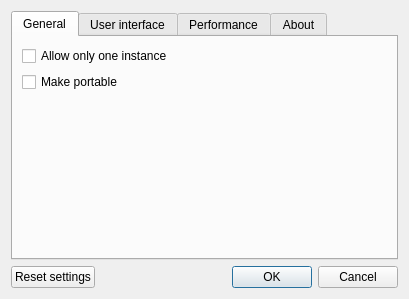
<?xml version="1.0" encoding="UTF-8"?>
<ui version="4.0">
 <class>SettingsDialog</class>
 <widget class="QDialog" name="SettingsDialog">
  <property name="geometry">
   <rect>
    <x>0</x>
    <y>0</y>
    <width>409</width>
    <height>299</height>
   </rect>
  </property>
  <property name="windowTitle">
   <string>Settings</string>
  </property>
  <layout class="QVBoxLayout" name="verticalLayout">
   <item>
    <widget class="QTabWidget" name="tabWidget">
     <property name="currentIndex">
      <number>0</number>
     </property>
     <widget class="QWidget" name="tab">
      <attribute name="title">
       <string>General</string>
      </attribute>
      <layout class="QVBoxLayout" name="verticalLayout_5">
       <item>
        <widget class="QCheckBox" name="instanceBox">
         <property name="toolTip">
          <string>When you try to open application again, only new window will be created. </string>
         </property>
         <property name="text">
          <string>Allow only one instance</string>
         </property>
        </widget>
       </item>
       <item>
        <widget class="QCheckBox" name="portableBox">
         <property name="toolTip">
          <string>Make application portable - save all settings and session files into same directory as the binary.
Handy for USB flash drives.</string>
         </property>
         <property name="text">
          <string>Make portable</string>
         </property>
        </widget>
       </item>
       <item>
        <spacer name="verticalSpacer_7">
         <property name="orientation">
          <enum>Qt::Vertical</enum>
         </property>
         <property name="sizeHint" stdset="0">
          <size>
           <width>20</width>
           <height>151</height>
          </size>
         </property>
        </spacer>
       </item>
      </layout>
      <zorder>portableBox</zorder>
      <zorder>instanceBox</zorder>
     </widget>
     <widget class="QWidget" name="tab_4">
      <attribute name="title">
       <string>User interface</string>
      </attribute>
      <layout class="QVBoxLayout" name="verticalLayout_4">
       <item>
        <widget class="QGroupBox" name="groupBox">
         <property name="title">
          <string>Language</string>
         </property>
         <layout class="QVBoxLayout" name="verticalLayout_2">
          <item>
           <layout class="QHBoxLayout" name="horizontalLayout" stretch="1,0">
            <item>
             <widget class="QLabel" name="label">
              <property name="text">
               <string>Choose language:</string>
              </property>
             </widget>
            </item>
            <item>
             <widget class="QComboBox" name="langBox">
              <property name="sizeAdjustPolicy">
               <enum>QComboBox::AdjustToContents</enum>
              </property>
             </widget>
            </item>
           </layout>
          </item>
          <item>
           <widget class="QLabel" name="label_2">
            <property name="text">
             <string>Note: you need to restart Lorris for this change to take effect</string>
            </property>
            <property name="textFormat">
             <enum>Qt::AutoText</enum>
            </property>
            <property name="scaledContents">
             <bool>false</bool>
            </property>
            <property name="wordWrap">
             <bool>true</bool>
            </property>
           </widget>
          </item>
          <item>
           <spacer name="verticalSpacer_5">
            <property name="orientation">
             <enum>Qt::Vertical</enum>
            </property>
            <property name="sizeType">
             <enum>QSizePolicy::MinimumExpanding</enum>
            </property>
            <property name="sizeHint" stdset="0">
             <size>
              <width>20</width>
              <height>0</height>
             </size>
            </property>
           </spacer>
          </item>
         </layout>
        </widget>
       </item>
       <item>
        <widget class="QGroupBox" name="groupBox_2">
         <property name="title">
          <string>Font</string>
         </property>
         <layout class="QVBoxLayout" name="verticalLayout_3">
          <item>
           <spacer name="verticalSpacer_10">
            <property name="orientation">
             <enum>Qt::Vertical</enum>
            </property>
            <property name="sizeType">
             <enum>QSizePolicy::MinimumExpanding</enum>
            </property>
            <property name="sizeHint" stdset="0">
             <size>
              <width>20</width>
              <height>0</height>
             </size>
            </property>
           </spacer>
          </item>
          <item>
           <layout class="QHBoxLayout" name="horizontalLayout_2" stretch="1,0">
            <item>
             <widget class="QFontComboBox" name="fontBox"/>
            </item>
            <item>
             <widget class="QSpinBox" name="sizeBox"/>
            </item>
           </layout>
          </item>
          <item>
           <widget class="QLabel" name="label_3">
            <property name="text">
             <string>Set font for whole application</string>
            </property>
            <property name="alignment">
             <set>Qt::AlignCenter</set>
            </property>
            <property name="wordWrap">
             <bool>true</bool>
            </property>
           </widget>
          </item>
          <item>
           <spacer name="verticalSpacer_4">
            <property name="orientation">
             <enum>Qt::Vertical</enum>
            </property>
            <property name="sizeType">
             <enum>QSizePolicy::MinimumExpanding</enum>
            </property>
            <property name="sizeHint" stdset="0">
             <size>
              <width>20</width>
              <height>0</height>
             </size>
            </property>
           </spacer>
          </item>
         </layout>
        </widget>
       </item>
      </layout>
     </widget>
     <widget class="QWidget" name="tab_3">
      <attribute name="title">
       <string>Performance</string>
      </attribute>
      <layout class="QVBoxLayout" name="verticalLayout_7">
       <item>
        <widget class="QGroupBox" name="groupBox_5">
         <property name="title">
          <string>Visual</string>
         </property>
         <layout class="QVBoxLayout" name="verticalLayout_8">
          <item>
           <widget class="QCheckBox" name="scaleBox">
            <property name="toolTip">
             <string>Use smooth scaling (better quality, but slower) for previews in Analyzer and ctrl+tab preview</string>
            </property>
            <property name="text">
             <string>Smooth scaling of previews</string>
            </property>
           </widget>
          </item>
         </layout>
        </widget>
       </item>
       <item>
        <widget class="QGroupBox" name="groupBox_6">
         <property name="title">
          <string>Data files</string>
         </property>
         <layout class="QVBoxLayout" name="verticalLayout_9">
          <item>
           <layout class="QHBoxLayout" name="horizontalLayout_6">
            <item>
             <widget class="QLabel" name="label_8">
              <property name="toolTip">
               <string>When saving compressed data files, data will be split to X mb blocks so that compression uses less memory.</string>
              </property>
              <property name="text">
               <string>Compress block size: </string>
              </property>
             </widget>
            </item>
            <item>
             <widget class="QSpinBox" name="cmprBlock">
              <property name="toolTip">
               <string>When saving compressed data files, data will be split to X mb blocks so that compression uses less memory.</string>
              </property>
              <property name="suffix">
               <string> MB</string>
              </property>
              <property name="minimum">
               <number>1</number>
              </property>
              <property name="maximum">
               <number>2048</number>
              </property>
             </widget>
            </item>
            <item>
             <spacer name="horizontalSpacer_7">
              <property name="orientation">
               <enum>Qt::Horizontal</enum>
              </property>
              <property name="sizeHint" stdset="0">
               <size>
                <width>40</width>
                <height>20</height>
               </size>
              </property>
             </spacer>
            </item>
           </layout>
          </item>
         </layout>
        </widget>
       </item>
       <item>
        <spacer name="verticalSpacer_11">
         <property name="orientation">
          <enum>Qt::Vertical</enum>
         </property>
         <property name="sizeHint" stdset="0">
          <size>
           <width>20</width>
           <height>40</height>
          </size>
         </property>
        </spacer>
       </item>
      </layout>
     </widget>
     <widget class="QWidget" name="tab_2">
      <attribute name="title">
       <string>About</string>
      </attribute>
      <layout class="QVBoxLayout" name="verticalLayout_6">
       <item>
        <spacer name="verticalSpacer">
         <property name="orientation">
          <enum>Qt::Vertical</enum>
         </property>
         <property name="sizeHint" stdset="0">
          <size>
           <width>20</width>
           <height>13</height>
          </size>
         </property>
        </spacer>
       </item>
       <item>
        <widget class="QLabel" name="label_6">
         <property name="font">
          <font>
           <pointsize>21</pointsize>
           <weight>75</weight>
           <bold>true</bold>
          </font>
         </property>
         <property name="text">
          <string>Lorris</string>
         </property>
         <property name="alignment">
          <set>Qt::AlignCenter</set>
         </property>
        </widget>
       </item>
       <item>
        <widget class="QLabel" name="versionLabel">
         <property name="text">
          <string notr="true">&lt;Version here&gt;</string>
         </property>
         <property name="alignment">
          <set>Qt::AlignCenter</set>
         </property>
        </widget>
       </item>
       <item>
        <spacer name="verticalSpacer_8">
         <property name="orientation">
          <enum>Qt::Vertical</enum>
         </property>
         <property name="sizeType">
          <enum>QSizePolicy::Fixed</enum>
         </property>
         <property name="sizeHint" stdset="0">
          <size>
           <width>20</width>
           <height>10</height>
          </size>
         </property>
        </spacer>
       </item>
       <item>
        <widget class="QLabel" name="label_7">
         <property name="text">
          <string>&lt;!DOCTYPE HTML PUBLIC &quot;-//W3C//DTD HTML 4.0//EN&quot; &quot;http://www.w3.org/TR/REC-html40/strict.dtd&quot;&gt;
&lt;html&gt;&lt;head&gt;&lt;meta name=&quot;qrichtext&quot; content=&quot;1&quot; /&gt;&lt;style type=&quot;text/css&quot;&gt;
p, li { white-space: pre-wrap; }
&lt;/style&gt;&lt;/head&gt;&lt;body style=&quot; font-family:'DejaVu Sans'; font-size:9pt; font-weight:400; font-style:normal;&quot;&gt;
&lt;p style=&quot; margin-top:0px; margin-bottom:0px; margin-left:0px; margin-right:0px; -qt-block-indent:0; text-indent:0px;&quot;&gt;Homepage: &lt;a href=&quot;http://tasssadar.github.com/Lorris&quot;&gt;&lt;span style=&quot; text-decoration: underline; color:#0057ae;&quot;&gt;http://tasssadar.github.com/Lorris&lt;/span&gt;&lt;/a&gt;&lt;/p&gt;
&lt;p style=&quot; margin-top:0px; margin-bottom:0px; margin-left:0px; margin-right:0px; -qt-block-indent:0; text-indent:0px;&quot;&gt;Repository: &lt;a href=&quot;https://github.com/Tasssadar/Lorris&quot;&gt;&lt;span style=&quot; text-decoration: underline; color:#0057ae;&quot;&gt;https://github.com/Tasssadar/Lorris&lt;/span&gt;&lt;/a&gt;&lt;/p&gt;
&lt;p style=&quot;-qt-paragraph-type:empty; margin-top:0px; margin-bottom:0px; margin-left:0px; margin-right:0px; -qt-block-indent:0; text-indent:0px; text-decoration: underline; color:#0057ae;&quot;&gt;&lt;/p&gt;
&lt;p style=&quot; margin-top:0px; margin-bottom:0px; margin-left:0px; margin-right:0px; -qt-block-indent:0; text-indent:0px;&quot;&gt;This application is licensed under GNU GPLv3.&lt;/p&gt;&lt;/body&gt;&lt;/html&gt;</string>
         </property>
         <property name="alignment">
          <set>Qt::AlignCenter</set>
         </property>
         <property name="openExternalLinks">
          <bool>true</bool>
         </property>
         <property name="textInteractionFlags">
          <set>Qt::LinksAccessibleByKeyboard|Qt::LinksAccessibleByMouse|Qt::TextBrowserInteraction|Qt::TextSelectableByKeyboard|Qt::TextSelectableByMouse</set>
         </property>
        </widget>
       </item>
       <item>
        <spacer name="verticalSpacer_3">
         <property name="orientation">
          <enum>Qt::Vertical</enum>
         </property>
         <property name="sizeType">
          <enum>QSizePolicy::Fixed</enum>
         </property>
         <property name="sizeHint" stdset="0">
          <size>
           <width>19</width>
           <height>20</height>
          </size>
         </property>
        </spacer>
       </item>
       <item>
        <layout class="QHBoxLayout" name="horizontalLayout_5">
         <item>
          <spacer name="horizontalSpacer_6">
           <property name="orientation">
            <enum>Qt::Horizontal</enum>
           </property>
           <property name="sizeHint" stdset="0">
            <size>
             <width>40</width>
             <height>20</height>
            </size>
           </property>
          </spacer>
         </item>
         <item>
          <widget class="QPushButton" name="updateBtn">
           <property name="sizePolicy">
            <sizepolicy hsizetype="Fixed" vsizetype="Fixed">
             <horstretch>0</horstretch>
             <verstretch>0</verstretch>
            </sizepolicy>
           </property>
           <property name="text">
            <string>Check for update</string>
           </property>
          </widget>
         </item>
         <item>
          <spacer name="horizontalSpacer_5">
           <property name="orientation">
            <enum>Qt::Horizontal</enum>
           </property>
           <property name="sizeHint" stdset="0">
            <size>
             <width>40</width>
             <height>20</height>
            </size>
           </property>
          </spacer>
         </item>
        </layout>
       </item>
       <item>
        <spacer name="verticalSpacer_2">
         <property name="orientation">
          <enum>Qt::Vertical</enum>
         </property>
         <property name="sizeHint" stdset="0">
          <size>
           <width>20</width>
           <height>52</height>
          </size>
         </property>
        </spacer>
       </item>
      </layout>
     </widget>
    </widget>
   </item>
   <item>
    <layout class="QHBoxLayout" name="horizontalLayout_7">
     <item>
      <widget class="QPushButton" name="resetBtn">
       <property name="sizePolicy">
        <sizepolicy hsizetype="Fixed" vsizetype="Fixed">
         <horstretch>0</horstretch>
         <verstretch>0</verstretch>
        </sizepolicy>
       </property>
       <property name="toolTip">
        <string>Resets all settings to their default values.</string>
       </property>
       <property name="text">
        <string>Reset settings</string>
       </property>
      </widget>
     </item>
     <item>
      <widget class="QDialogButtonBox" name="buttonBox">
       <property name="orientation">
        <enum>Qt::Horizontal</enum>
       </property>
       <property name="standardButtons">
        <set>QDialogButtonBox::Cancel|QDialogButtonBox::Ok</set>
       </property>
      </widget>
     </item>
    </layout>
   </item>
  </layout>
 </widget>
 <resources/>
 <connections>
  <connection>
   <sender>buttonBox</sender>
   <signal>accepted()</signal>
   <receiver>SettingsDialog</receiver>
   <slot>accept()</slot>
   <hints>
    <hint type="sourcelabel">
     <x>248</x>
     <y>254</y>
    </hint>
    <hint type="destinationlabel">
     <x>157</x>
     <y>274</y>
    </hint>
   </hints>
  </connection>
  <connection>
   <sender>buttonBox</sender>
   <signal>rejected()</signal>
   <receiver>SettingsDialog</receiver>
   <slot>reject()</slot>
   <hints>
    <hint type="sourcelabel">
     <x>316</x>
     <y>260</y>
    </hint>
    <hint type="destinationlabel">
     <x>286</x>
     <y>274</y>
    </hint>
   </hints>
  </connection>
 </connections>
</ui>
